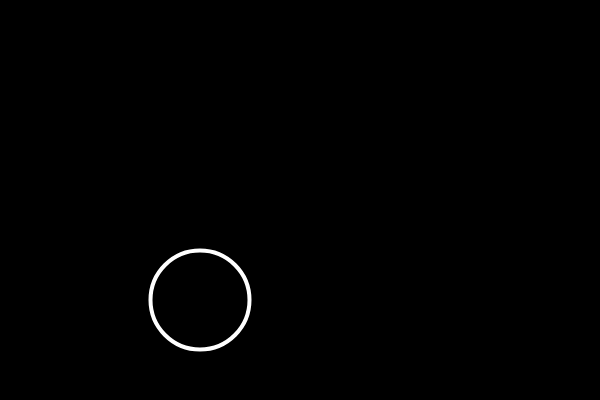
Frame 1 (no input)
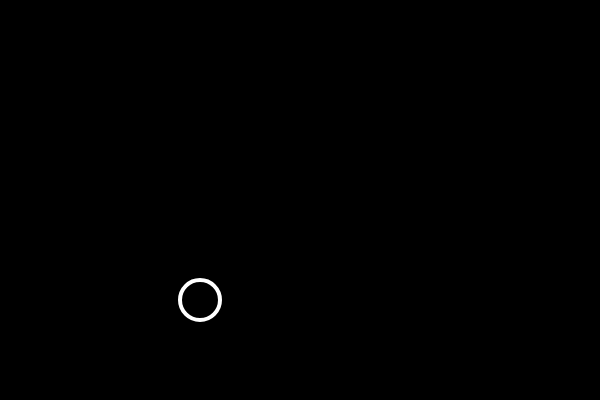
Frame 60 (no input)
Frame 120 (the mouse pressed at the canvas centre since frame 60): identical to frame 60, image omitted

The p5.js sketch that drew these frames (run headless with seeded random() and noise() and a simulated clock; from frame 60 on, the mouse is pressed at the canvas centre):

// p5.js sketch
// ── sketch.js
var x = 100

function setup() {
  createCanvas(600, 400);
}

function draw() {
  //background
  background (0);
 
  stroke(255);
  strokeWeight(4);
  noFill()
if (mouseX > 300){
  fill(255,0,200);
}

if (mouseY > 200){
  x = x+1;
}

if (mouseY < 200){
  x = x-1;
}

  ellipse(200, 300, x, x);
}
